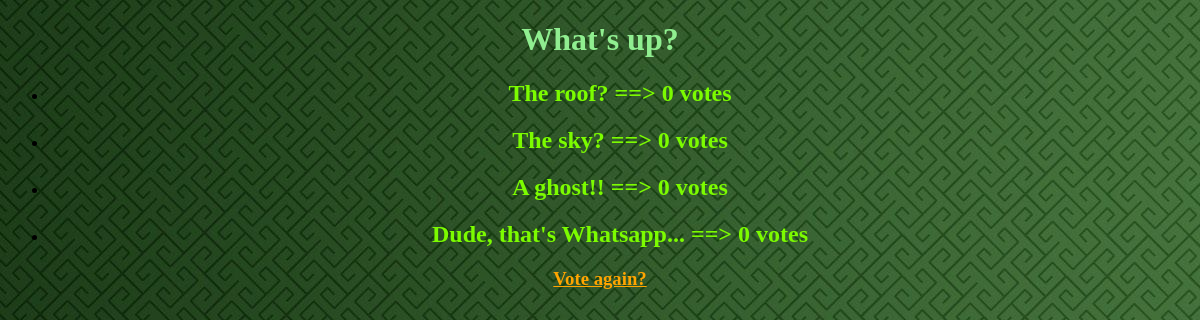
The page /polls/4/results/ on the database its author committed.
### polls/models.py (models this page shows, shortened)
class Question(models.Model):
    question_text = models.CharField(max_length=200)
    pub_date = models.DateTimeField('date published')

class Choice(models.Model):
    question = models.ForeignKey(Question, on_delete=models.CASCADE)
    choice_text = models.CharField(max_length=200)
    votes = models.IntegerField(default=0)

### polls/views.py (the view)
# urls.py: path('<int:pk>/results/', views.ResultsView.as_view(), name='results'),
class ResultsView(generic.DetailView):
    model = Question
    template_name = 'polls/results.html'

### templates/polls/results.html (shortened to what this page needs)
<!DOCTYPE html>
<html lang="en">
<head>
</head>
<body>
{% load static %}
<link rel="stylesheet" type="text/css" href="{% static 'polls/result_style.css' %}">
<h1>{{ question.question_text }}</h1>
<ul>
    {% for choice in question.choice_set.all %}
        <li>
            <h2>
                {{ choice.choice_text }} ==> {{ choice.votes }} vote{{ choice.votes|pluralize }}
            </h2>
        </li>
    {% endfor %}
</ul>
<h3>
    <a href="{% url 'polls:detail' question.id %}">Vote again?</a>
</h3>
</body>
</html>

### polls/static/polls/result_style.css (style rules this page uses)
body { background: white url("images/results_background.jpg") no-repeat; text-align: center; }
h1 { color: lightgreen; text-align: center; }
h2 { color: lawngreen; text-align: center; }
a { color: orange; text-align: center; }

### rows shown on the page
Question: question_text "What's up?"
Choice: choice_text "The roof?", votes "0"
Choice: choice_text "The sky?", votes "0"
Choice: choice_text "A ghost!!", votes "0"
Choice: choice_text "Dude, that's Whatsapp...", votes "0"
